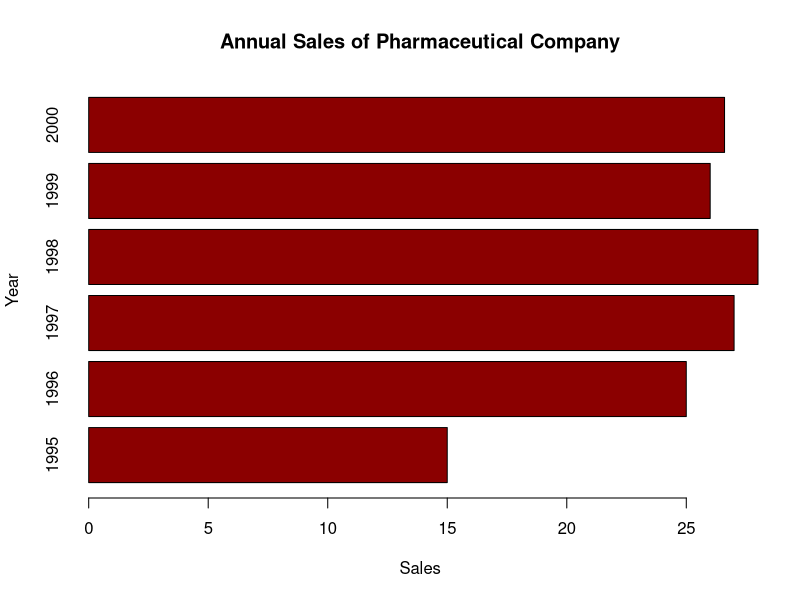

Reproduce this figure in R.
annual_sales=c(15.0,25.0,27.0,28.0,26.0,26.6)
barplot(annual_sales,
        main = "Annual Sales of Pharmaceutical Company",
        xlab = "Sales",
        ylab = "Year",
        names.arg = c(1995,1996,1997,1998,1999,2000),
        col = "darkred",
        horiz = TRUE)

